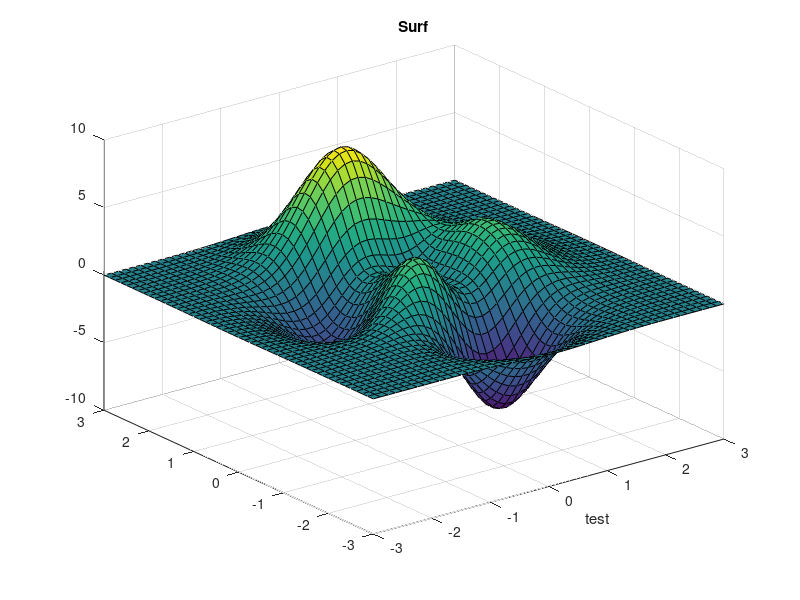

Here is the MATLAB script that generated this plot: (Note: this script raises an error after producing the figure.)
clear all
close all
clc

% Define Plot Directory
plt_dir = pwd;

% test plot schema
figure
[X,Y,Z] = peaks;
plt = surf(X,Y,Z);
title('Surf')
xlabel('test')
fn_ATC134_plot_schema( plt, plt_dir );

figure
x = 0:0.01:2*pi;
y = sin(x);
plt = plot(x,y);
title('Line')
xlabel('test')
fn_ATC134_plot_schema( plt, plt_dir );

figure
x = rand(100,1);
y = rand(100,1);
plt = scatter(x,y);
title('Scatter')
xlabel('test')
fn_ATC134_plot_schema( plt, plt_dir );
